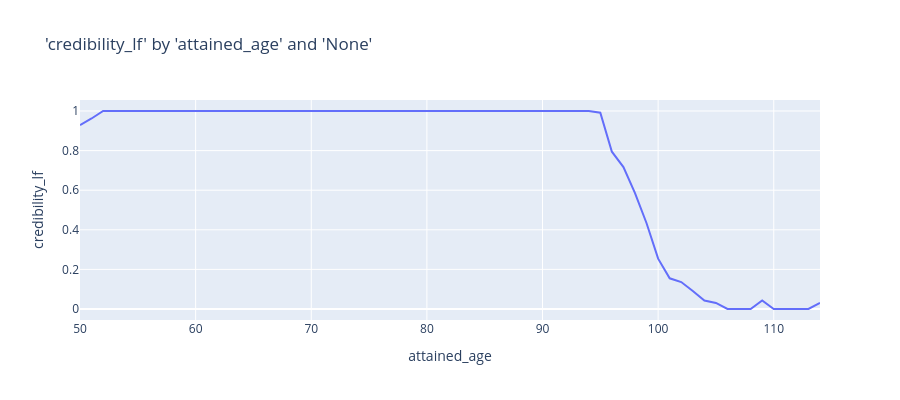

Notebook code cell kept with this figure:
### Markdown cell above
## Limited Fluctuation

### Code cell
charters.chart(
    df=credibility.limited_fluctuation(
        df=grouped_df, measure="death_count", groupby_cols=["attained_age"]
    ),
    x_axis="attained_age",
    y_axis="credibility_lf",
    type="line",
)

### Figure 1 — Plotly figure (JSON) as saved in the notebook; plotly's stock layout.template omitted (floating-point values rounded to 4 significant figures)
{"data": [{"hovertemplate": "attained_age=%{x}<br>credibility_lf=%{y}<extra></extra>", "legendgroup": "", "line": {"color": "#636efa", "dash": "solid"}, "marker": {"symbol": "circle"}, "mode": "lines", "name": "", "orientation": "v", "showlegend": false, "type": "scatter", "x": [50, 51, 52, 53, 54, 55, 56, 57, 58, 59, 60, 61, 62, 63, 64, 65, 66, 67, 68, 69, 70, 71, 72, 73, 74, 75, 76, 77, 78, 79, 80, 81, 82, 83, 84, 85, 86, 87, 88, 89, 90, 91, 92, 93, 94, 95, 96, 97, 98, 99, 100, 101, 102, 103, 104, 105, 106, 107, 108, 109, 110, 111, 112, 113, 114], "xaxis": "x", "y": [0.929, 0.9622, 1.0, 1.0, 1.0, 1.0, 1.0, 1.0, 1.0, 1.0, 1.0, 1.0, 1.0, 1.0, 1.0, 1.0, 1.0, 1.0, 1.0, 1.0, 1.0, 1.0, 1.0, 1.0, 1.0, 1.0, 1.0, 1.0, 1.0, 1.0, 1.0, 1.0, 1.0, 1.0, 1.0, 1.0, 1.0, 1.0, 1.0, 1.0, 1.0, 1.0, 1.0, 1.0, 1.0, 0.9915, 0.7944, 0.7168, 0.5855, 0.4331, 0.2543, 0.155, 0.1359, 0.09119, 0.04299, 0.0304, 0.0, 0.0, 0.0, 0.04299, 0.0, 0.0, 0.0, 0.0, 0.0304], "yaxis": "y"}], "layout": {"height": 400, "legend": {"tracegroupgap": 0}, "title": {"text": "'credibility_lf' by 'attained_age' and 'None'"}, "xaxis": {"anchor": "y", "domain": [0, 1], "title": {"text": "attained_age"}}, "yaxis": {"anchor": "x", "domain": [0, 1], "title": {"text": "credibility_lf"}, "type": "-"}}}
